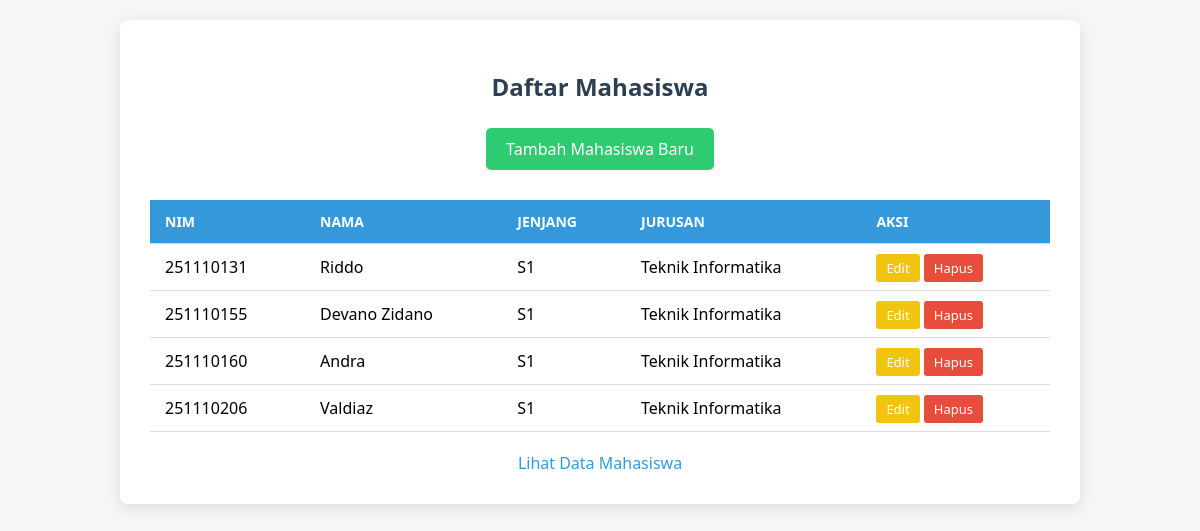
The page / on the database its author committed.
### tables this page shows
CREATE TABLE `mahasiswa` (
  `NIM` int(9) NOT NULL,
  `nama` varchar(100) NOT NULL,
  `jenjang` varchar(10) NOT NULL,
  `jurusan` varchar(100) NOT NULL
);

### index.php (the view, shortened to what this page needs)
<?php
include 'connection.php';
$result = mysqli_query($connection, "SELECT * FROM mahasiswa");
?>
<html>
<head>
    <link rel="stylesheet" href="style.css">
</head>
<body>
    <div class="container">
        <h2>Daftar Mahasiswa</h2>
        <div style="text-align: center;">
            <a href="create.php" class="button">Tambah Mahasiswa Baru</a>
        </div>
        <table>
            <thead>
                <tr>
                    <th>NIM</th>
                    <th>Nama</th>
                    <th>Jenjang</th>
                    <th>Jurusan</th>
                    <th>Aksi</th>
                </tr>
            </thead>
            <tbody>
                <?php
                if (mysqli_num_rows($result) > 0) {
                    while($mahasiswa_data = mysqli_fetch_array($result)): ?>
                        <tr>
                            <td><?php echo $mahasiswa_data['NIM']; ?></td>
                            <td><?php echo $mahasiswa_data['nama']; ?></td>
                            <td><?php echo $mahasiswa_data['jenjang']; ?></td>
                            <td><?php echo $mahasiswa_data['jurusan']; ?></td>
                            <td class="action-links">
                                <a href="edit.php?NIM=<?php echo $mahasiswa_data['NIM']; ?>" class="edit-btn">Edit</a>
                                <a href="delete.php?NIM=<?php echo $mahasiswa_data['NIM']; ?>" class="delete-btn" onclick="return confirm('Yakin hapus data?');">Hapus</a>
                            </td>
                        </tr>
                    <?php endwhile;
                } else { ?>
                    <tr>
                        <td colspan="5" style="text-align: center;">Belum ada data mahasiswa</td>
                    </tr>
                <?php } ?>
            </tbody>
        </table>
        <div class="footer-links">
            <a href="index.php">Lihat Data Mahasiswa</a>
        </div>
    </div>
</body>
</html>

### style.css (style rules this page uses)
body { font-family: "Segoe UI", Tahoma, Geneva, Verdana, sans-serif; background-color: #f4f7f6; margin: 0; padding: 20px; }
.container { max-width: 900px; margin: auto; background: white; padding: 30px; border-radius: 8px; box-shadow: 0 4px 15px rgba(0, 0, 0, 0.1); }
h2 { text-align: center; color: #333; }
.button { display: inline-block; background-color: #2ecc71; color: white; padding: 10px 20px; text-decoration: none; border-radius: 5px; transition: background 0.3s ease; margin-bottom: 20px; }
table { width: 100%; border-collapse: collapse; margin-top: 10px; }
table th, table td { padding: 12px 15px; text-align: left; border-bottom: 1px solid #ddd; }
table th { background-color: #3498db; color: white; text-transform: uppercase; font-size: 14px; }
.action-links a { text-decoration: none; padding: 5px 10px; border-radius: 3px; font-size: 13px; color: white; }
.edit-btn { background-color: #f1c40f; }
.delete-btn { background-color: #e74c3c; }
.footer-links { text-align: center; margin-top: 20px; }
.footer-links a { color: #3498db; text-decoration: none; }
h2 { text-align: center; color: #2c3e50; margin-bottom: 25px; }

### rows shown on the page
mahasiswa: NIM "251110131", nama "Riddo", jenjang "S1", jurusan "Teknik Informatika"
mahasiswa: NIM "251110155", nama "Devano Zidano", jenjang "S1", jurusan "Teknik Informatika"
mahasiswa: NIM "251110160", nama "Andra", jenjang "S1", jurusan "Teknik Informatika"
mahasiswa: NIM "251110206", nama "Valdiaz", jenjang "S1", jurusan "Teknik Informatika"
